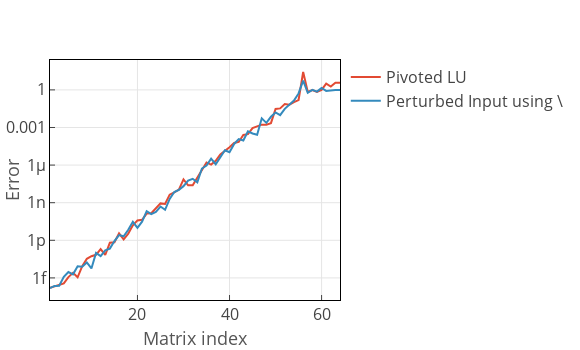

Notebook source saved alongside this figure:
### Code cell
# Re-run all cells to get the plot below
t1 = scatter(x=1:n,y=e[1,:],name="Pivoted LU")
t2 = scatter(x=1:n,y=e[2,:],name="Perturbed Input using \\")
l = Layout(yaxis_type="log",xaxis_title="Matrix index",yaxis_title="Error",
    height=350,width=580)
p = plot([t1, t2],l)

### Figure 1 — Plotly figure (JSON) as saved in the notebook; plotly's stock layout.template omitted (floating-point values rounded to 4 significant figures)
{"data": [{"marker": {"color": "#E24A33", "line": {"color": "#348ABD", "width": 0.5}, "size": 10}, "name": "Pivoted LU", "type": "scatter", "x": [1, 2, 3, 4, 5, 6, 7, 8, 9, 10, 11, 12, 13, 14, 15, 16, 17, 18, 19, 20, 21, 22, 23, 24, 25, 26, 27, 28, 29, 30, 31, 32, 33, 34, 35, 36, 37, 38, 39, 40, 41, 42, 43, 44, 45, 46, 47, 48, 49, 50, 51, 52, 53, 54, 55, 56, 57, 58, 59, 60, 61, 62, 63, 64], "y": [1.631e-16, 2.229e-16, 2.76e-16, 3.661e-16, 1.159e-15, 2.524e-15, 1.117e-15, 8.659e-15, 3.328e-14, 5.35e-14, 7.02e-14, 2.012e-13, 6.749e-14, 6.334e-13, 6.918e-13, 3.602e-12, 1.183e-12, 3.437e-12, 1.571e-11, 3.872e-11, 4.34e-11, 1.354e-10, 1.451e-10, 3.471e-10, 8.757e-10, 7.841e-10, 4.401e-09, 6.675e-09, 1.119e-08, 7.268e-08, 2.447e-08, 2.493e-08, 1.039e-07, 3.331e-07, 1.626e-06, 1.098e-06, 2.215e-06, 7.043e-06, 1.264e-05, 2.616e-05, 5.881e-05, 7.004e-05, 0.0002505, 0.0002937, 0.0008869, 0.001154, 0.001685, 0.001652, 0.002211, 0.0301, 0.03339, 0.0732, 0.06563, 0.1038, 0.1551, 26.7, 0.6809, 0.9846, 0.7013, 0.9981, 3.105, 1.824, 3.644, 3.644]}, {"marker": {"color": "#348ABD", "line": {"color": "#348ABD", "width": 0.5}, "size": 10}, "name": "Perturbed Input using \\", "type": "scatter", "x": [1, 2, 3, 4, 5, 6, 7, 8, 9, 10, 11, 12, 13, 14, 15, 16, 17, 18, 19, 20, 21, 22, 23, 24, 25, 26, 27, 28, 29, 30, 31, 32, 33, 34, 35, 36, 37, 38, 39, 40, 41, 42, 43, 44, 45, 46, 47, 48, 49, 50, 51, 52, 53, 54, 55, 56, 57, 58, 59, 60, 61, 62, 63, 64], "y": [1.568e-16, 2.295e-16, 2.377e-16, 1.207e-15, 2.957e-15, 1.933e-15, 8.483e-15, 7.904e-15, 1.715e-14, 5.656e-15, 9.935e-14, 5.457e-14, 1.597e-13, 2.174e-13, 8.765e-13, 2.633e-12, 2.097e-12, 6.975e-12, 2.998e-11, 9.843e-12, 3.05e-11, 2.097e-10, 1.209e-10, 1.848e-10, 4.969e-10, 2.727e-10, 1.989e-09, 7.122e-09, 1.073e-08, 2.089e-08, 5.77e-08, 8.1e-08, 4.268e-08, 5.321e-07, 9.211e-07, 3.251e-06, 1.166e-06, 4.354e-06, 1.54e-05, 1.061e-05, 4.858e-05, 0.000118, 9.11e-05, 0.0004969, 0.0003352, 0.0002657, 0.005379, 0.002339, 0.00713, 0.01588, 0.009598, 0.03058, 0.07195, 0.141, 0.5225, 5.564, 0.5874, 0.9962, 0.7282, 1.407, 0.831, 0.9325, 0.986, 0.986]}], "layout": {"font": {"size": 16}, "height": 350, "margin": {"b": 50, "l": 50, "r": 50, "t": 60}, "titlefont": {"size": 18}, "width": 580, "xaxis": {"gridcolor": "#E5E5E5", "linecolor": "black", "linewidth": 1, "mirror": true, "showgrid": true, "ticks": "inside", "title": "Matrix index", "titlefont": {"color": "#555555", "size": 18}, "zeroline": false}, "yaxis": {"gridcolor": "#E5E5E5", "linecolor": "black", "linewidth": 1, "mirror": true, "showgrid": true, "ticks": "inside", "title": "Error", "titlefont": {"color": "#555555", "size": 18}, "type": "log", "zeroline": false}}}
